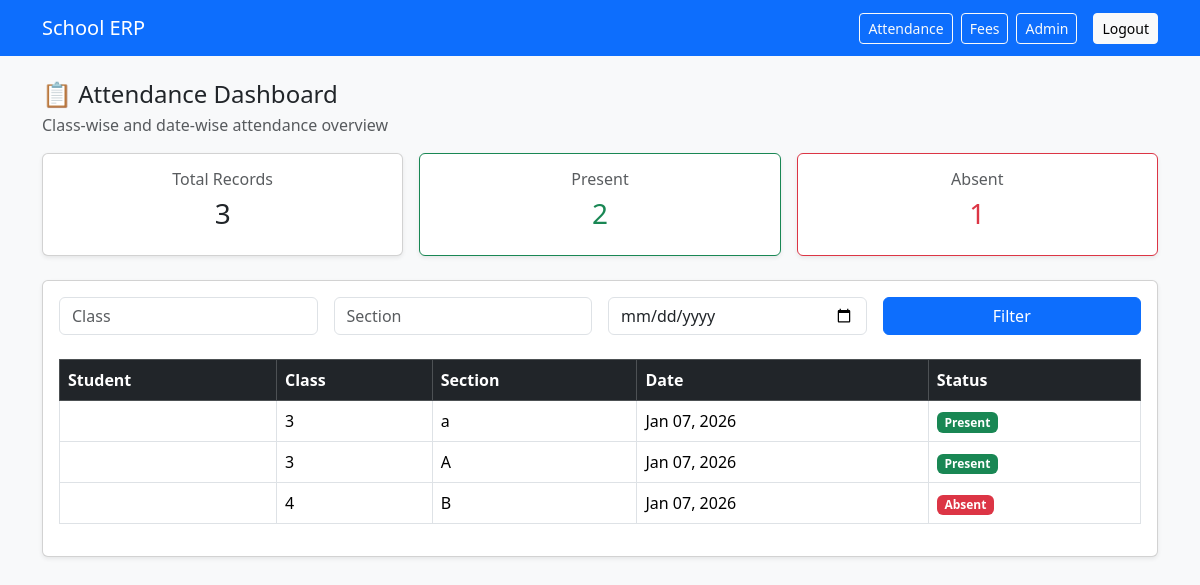
/attendance/class-wise/ (signed in), run on the app's committed database.
### attendance/models.py (models this page shows, shortened)
class Attendance(models.Model):
    STATUS_CHOICES = (
        ("Present", "Present"),
        ("Absent", "Absent")
    )
    student = models.ForeignKey(Student, on_delete=models.CASCADE)
    date = models.DateField()
    status = models.CharField(max_length=50, choices=STATUS_CHOICES)

### students/models.py (models this page shows, shortened)
class Student(models.Model):
    GENDER_CHOICES = (
        ("Male", "Male"),
        ("Female", "Female"),
    )
    full_name = models.CharField(max_length=100)
    student_id = models.CharField(max_length=20, unique=True)
    class_name = models.CharField(max_length=20)
    section = models.CharField(max_length=5)
    gender = models.CharField(max_length=10, choices=GENDER_CHOICES)
    parent_name = models.CharField(max_length=100)
    parent_mobile = models.CharField(max_length=15)
    address = models.CharField(max_length=100)
    created_at = models.DateTimeField(auto_now_add=True)

### attendance/views.py (the view)
# urls.py: path("class-wise/", class_wise_attendance, name="class_wise_attendance"),
@login_required
@user_passes_test(is_teacher, login_url="/login/")
@login_required
@user_passes_test(is_teacher, login_url="/login/")
def class_wise_attendance(request):
    selected_class = request.GET.get("class_name")
    selected_section = request.GET.get("section")
    selected_date = request.GET.get("date")
    records = Attendance.objects.select_related("student")
    if selected_class:
        records = records.filter(student__class_name=selected_class)
    if selected_section:
         records = records.filter(student__section__iexact=selected_section)
    if selected_date:
        records = records.filter(date=selected_date)
    total = records.count()
    present = records.filter(status="Present").count()
    absent = records.filter(status="Absent").count()
    return render(
        request,
        "attendance/class_wise.html",
        {
            "records": records,
            "total": total,
            "present": present,
            "absent": absent,
            "selected_class": selected_class,
            "selected_section": selected_section,
            "selected_date": selected_date,
        },
    )

### attendance/views.py (called while the page is built)
def is_teacher(user):
    return user.is_superuser or user.groups.filter(name="Teacher").exists()

### attendance/templates/attendance/class_wise.html
{% extends "base.html" %}
{% block content %}
<div class="mb-3">
  <h4 class="mb-1">📋 Attendance Dashboard</h4>
  <p class="text-muted">Class-wise and date-wise attendance overview</p>
</div>
<div class="row g-3 mb-4">
  <div class="col-md-4">
    <div class="card shadow-sm">
      <div class="card-body text-center">
        <h6 class="text-muted">Total Records</h6>
        <h3>{{ total }}</h3>
      </div>
    </div>
  </div>
  <div class="col-md-4">
    <div class="card shadow-sm border-success">
      <div class="card-body text-center">
        <h6 class="text-muted">Present</h6>
        <h3 class="text-success">{{ present }}</h3>
      </div>
    </div>
  </div>
  <div class="col-md-4">
    <div class="card shadow-sm border-danger">
      <div class="card-body text-center">
        <h6 class="text-muted">Absent</h6>
        <h3 class="text-danger">{{ absent }}</h3>
      </div>
    </div>
  </div>
</div>
<div class="card shadow-sm">
  <div class="card-body">
    <form method="get" class="row g-3 mb-4">
      <div class="col-md-3">
        <input class="form-control" name="class_name" placeholder="Class"
               value="{{ selected_class|default:'' }}">
      </div>
      <div class="col-md-3">
        <input class="form-control" name="section" placeholder="Section"
               value="{{ selected_section|default:'' }}">
      </div>
      <div class="col-md-3">
        <input type="date" class="form-control" name="date"
               value="{{ selected_date|default:'' }}">
      </div>
      <div class="col-md-3 d-grid">
        <button class="btn btn-primary">Filter</button>
      </div>
    </form>
    <div class="table-responsive">
      <table class="table table-bordered align-middle">
        <thead class="table-dark">
          <tr>
            <th>Student</th>
            <th>Class</th>
            <th>Section</th>
            <th>Date</th>
            <th>Status</th>
          </tr>
        </thead>
        <tbody>
          {% for r in records %}
          <tr>
            <td>{{ r.student.name }}</td>
            <td>{{ r.student.class_name }}</td>
            <td>{{ r.student.section }}</td>
            <td>{{ r.date|date:"M d, Y" }}</td>
            <td>
              {% if r.status == "Present" %}
                <span class="badge bg-success">Present</span>
              {% else %}
                <span class="badge bg-danger">Absent</span>
              {% endif %}
            </td>
          </tr>
          {% empty %}
          <tr>
            <td colspan="5" class="text-center text-muted">
              No attendance records found
            </td>
          </tr>
          {% endfor %}
        </tbody>
      </table>
    </div>
  </div>
</div>
{% endblock %}

### templates/base.html (shortened to what this page needs)
<!DOCTYPE html>
<html>
<head>
  <link href="https://cdn.jsdelivr.net/npm/bootstrap@5.3.3/dist/css/bootstrap.min.css" rel="stylesheet">
</head>
<body class="bg-light">
<nav class="navbar navbar-expand-lg navbar-dark bg-primary mb-3">
  <div class="container">
    <a class="navbar-brand" href="/">School ERP</a>
    {% if user.is_authenticated %}
      {% with user.groups.all|first as group %}
      <div class="ms-auto d-flex gap-2">
        {% if user.is_superuser %}
          <a class="btn btn-sm btn-outline-light" href="/attendance/class-wise/">Attendance</a>
          <a class="btn btn-sm btn-outline-light" href="/fees/">Fees</a>
          <a class="btn btn-sm btn-outline-light" href="/admin/">Admin</a>
        {% endif %}
        <a class="btn btn-sm btn-light ms-2" href="/logout/">Logout</a>
      </div>
      {% endwith %}
    {% else %}
      <div class="ms-auto">
        <a class="btn btn-sm btn-light" href="/login/">Login</a>
      </div>
    {% endif %}
  </div>
</nav>
<div class="container my-4">
  {% block content %}{% endblock %}
</div>
</body>
</html>

### templates/base.html (style rules this page uses)
body { font-family: 'Segoe UI', sans-serif; }

### data on the page
Attendance: student.class_name "3", student.section "a", date "Jan 07, 2026", status "Present"
Attendance: student.class_name "3", student.section "A", date "Jan 07, 2026", status "Present"
Attendance: student.class_name "4", student.section "B", date "Jan 07, 2026", status "Absent"

### other printed values
{{ total }} "3"
{{ present }} "2"
{{ absent }} "1"
